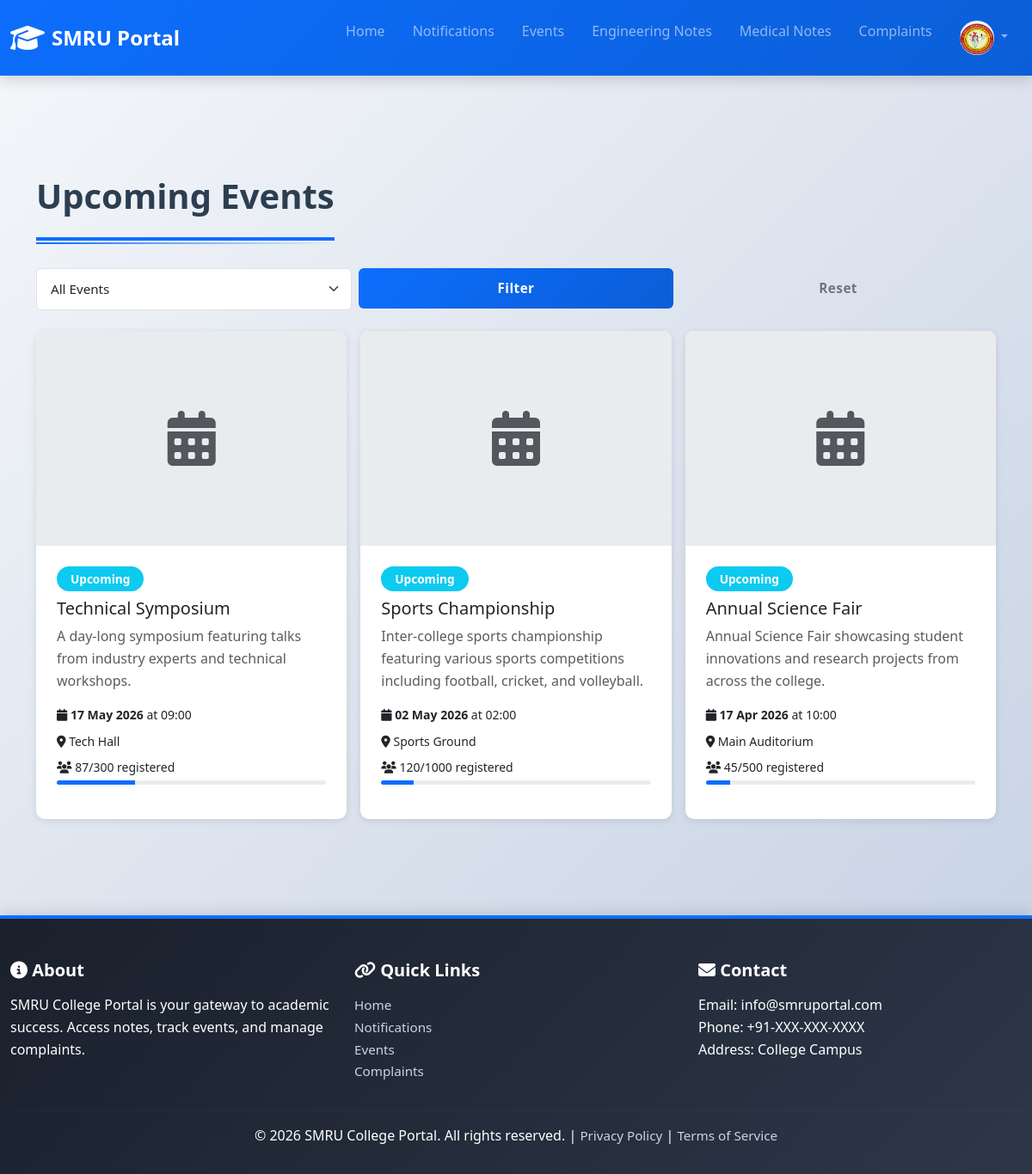
Screenshot of /events/ (signed in) with the database file from the repository.
### smru/models.py (models this page shows, shortened)
class StudentProfile(models.Model):
    user = models.OneToOneField(User, on_delete=models.CASCADE, related_name='student_profile')
    roll_number = models.CharField(max_length=50, unique=True)
    college = models.ForeignKey(College, on_delete=models.SET_NULL, null=True)
    branch = models.ForeignKey(Branch, on_delete=models.SET_NULL, null=True)
    year = models.ForeignKey(Year, on_delete=models.SET_NULL, null=True)
    phone = models.CharField(max_length=15, blank=True)
    profile_picture = models.ImageField(upload_to='student_profiles/', blank=True, null=True)
    bio = models.TextField(blank=True)
    can_view_all_complaints = models.BooleanField(default=False, help_text="Allow this user to view all complaints")
    can_manage_events = models.BooleanField(default=False, help_text="Allow this user to manage events")
    can_manage_notifications = models.BooleanField(default=False, help_text="Allow this user to manage notifications")
    created_at = models.DateTimeField(auto_now_add=True)
    updated_at = models.DateTimeField(auto_now=True)
    class Meta:
        verbose_name_plural = 'Student Profiles'

class Event(models.Model):
    STATUS_CHOICES = (
        ('upcoming', 'Upcoming'),
        ('ongoing', 'Ongoing'),
        ('completed', 'Completed'),
        ('cancelled', 'Cancelled'),
    )
    name = models.CharField(max_length=200)
    description = models.TextField()
    date = models.DateField()
    time = models.TimeField(blank=True, null=True)
    location = models.CharField(max_length=200)
    image = models.ImageField(upload_to='events/', blank=True, null=True)
    registration_link = models.URLField(blank=True, null=True)
    status = models.CharField(max_length=20, choices=STATUS_CHOICES, default='upcoming')
    capacity = models.IntegerField(blank=True, null=True)  # max participants
    registered_count = models.IntegerField(default=0)
    created_at = models.DateTimeField(auto_now_add=True)
    updated_at = models.DateTimeField(auto_now=True)
    class Meta:
        ordering = ['date']
        verbose_name_plural = 'Events'
        indexes = [
            models.Index(fields=['date']),
            models.Index(fields=['status']),
        ]

### smru/views.py (the view)
# urls.py: path('events/', views.events_view, name='events'),
def events_view(request):
    try:
        events = Event.objects.all().order_by('-date')
        status = request.GET.get('status')
        if status:
            events = events.filter(status=status)
        paginator = Paginator(events, 10)
        page_number = request.GET.get('page', 1)
        page_obj = paginator.get_page(page_number)
        return render(request, 'smru/events.html', {
            'events': page_obj,
            'paginator': paginator,
            'page_obj': page_obj,
            'current_status': status,
        })
    except Exception as e:
        logger.error(f"Error in events view: {str(e)}")
        return render(request, 'smru/events.html', {'error': 'Could not load events'})

### smru/templates/smru/events.html (shortened to what this page needs)
{% extends 'smru/base.html' %}
{% block content %}
<div class="container py-5">
    <h2 class="section-title">Upcoming Events</h2>
    <div class="row mb-4">
        <div class="col-12">
            <form method="get" class="row g-2">
                <div class="col-md-4">
                    <select name="status" class="form-select">
                        <option value="">All Events</option>
                    </select>
                </div>
                <div class="col-md-4">
                    <button type="submit" class="btn btn-primary w-100">Filter</button>
                </div>
                <div class="col-md-4">
                    <a href="{% url 'smru:events' %}" class="btn btn-outline-secondary w-100">Reset</a>
                </div>
            </form>
        </div>
    </div>
    {% if events %}
    <div class="row g-3">
        {% for event in events %}
        <div class="col-md-6 col-lg-4">
            <div class="card h-100">
                {% if event.image %}
                <img src="{{ event.image.url }}" class="card-img-top" alt="{{ event.name }}" style="height: 250px; object-fit: cover;">
                {% else %}
                <div style="height: 250px; background-color: #e9ecef; display: flex; align-items: center; justify-content: center;">
                    <i class="fas fa-calendar-alt fa-4x text-muted"></i>
                </div>
                {% endif %}
                <div class="card-body">
                    <div class="mb-2">
                        {% if event.status == 'upcoming' %}
                        <span class="badge bg-info">{{ event.get_status_display }}</span>
                        {% elif event.status == 'ongoing' %}
                        <span class="badge bg-primary">{{ event.get_status_display }}</span>
                        {% elif event.status == 'completed' %}
                        <span class="badge bg-success">{{ event.get_status_display }}</span>
                        {% elif event.status == 'cancelled' %}
                        <span class="badge bg-danger">{{ event.get_status_display }}</span>
                        {% else %}
                        <span class="badge bg-secondary">{{ event.get_status_display }}</span>
                        {% endif %}
                    </div>
                    <h5 class="card-title">{{ event.name }}</h5>
                    <p class="card-text text-muted">{{ event.description|truncatewords:15 }}</p>
                    <div class="event-details mb-3">
                        <small class="d-block mb-2">
                            <i class="fas fa-calendar"></i>
                            <strong>{{ event.date|date:"d M Y" }}</strong>
                            {% if event.time %}
                            at {{ event.time|time:"H:i" }}
                            {% endif %}
                        </small>
                        <small class="d-block mb-2">
                            <i class="fas fa-map-marker-alt"></i> {{ event.location }}
                        </small>
                        {% if event.capacity %}
                        <small class="d-block">
                            <i class="fas fa-users"></i>
                            {{ event.registered_count }}/{{ event.capacity }} registered
                            <div class="progress mt-1" style="height: 5px;">
                                <div class="progress-bar" style="width: {% widthratio event.registered_count event.capacity 100 %}%"></div>
                            </div>
                        </small>
                        {% endif %}
                    </div>
                </div>
            </div>
        </div>
        {% endfor %}
    </div>
    {% else %}
    <div class="alert alert-info text-center py-5">
        <i class="fas fa-calendar-times fa-3x mb-3"></i>
        <p class="lead">No events found for the selected filter.</p>
        <a href="{% url 'smru:events' %}" class="btn btn-primary mt-3">View All Events</a>
    </div>
    {% endif %}
</div>
{% endblock %}

### smru/templates/smru/base.html (shortened to what this page needs)
<!DOCTYPE html>
<html lang="en">
<head>
    <link href="https://cdn.jsdelivr.net/npm/bootstrap@5.3.2/dist/css/bootstrap.min.css" rel="stylesheet">
    <link href="https://cdnjs.cloudflare.com/ajax/libs/font-awesome/6.4.0/css/all.min.css" rel="stylesheet">
</head>
<body>
    {% if user.is_authenticated %}
    <nav class="navbar navbar-expand-lg navbar-dark sticky-top">
        <div class="container-fluid">
            <a class="navbar-brand" href="{% url 'smru:home' %}">
                <i class="fas fa-graduation-cap"></i>
                SMRU Portal
            </a>
            <div class="collapse navbar-collapse" id="navbarNav">
                <ul class="navbar-nav ms-auto">
                    <li class="nav-item"><a class="nav-link" href="{% url 'smru:home' %}">Home</a></li>
                    <li class="nav-item"><a class="nav-link" href="{% url 'smru:notifications' %}">Notifications</a></li>
                    <li class="nav-item"><a class="nav-link" href="{% url 'smru:events' %}">Events</a></li>
                    <li class="nav-item"><a class="nav-link" href="{% url 'smru:engineering' %}">Engineering Notes</a></li>
                    <li class="nav-item"><a class="nav-link" href="{% url 'smru:medical' %}">Medical Notes</a></li>
                    <li class="nav-item"><a class="nav-link" href="{% url 'smru:complaints' %}">Complaints</a></li>
                    <li class="nav-item dropdown">
                        <a class="nav-link dropdown-toggle" href="#" id="userDropdown" role="button" data-bs-toggle="dropdown">
                            {% if user.student_profile.profile_picture %}
                            <img src="{{ user.student_profile.profile_picture.url }}" alt="Profile" class="user-avatar">
                            {% else %}
                            <div class="user-avatar">{{ user.first_name|first|upper }}</div>
                            {% endif %}
                        </a>
                    </li>
                </ul>
            </div>
        </div>
    </nav>
    {% endif %}
    <main class="container-fluid">
        {% block content %}{% endblock %}
    </main>
    <footer>
        <div class="container-fluid">
            <div class="row">
                <div class="col-md-4">
                    <h5><i class="fas fa-info-circle"></i> About</h5>
                    <p>SMRU College Portal is your gateway to academic success. Access notes, track events, and manage complaints.</p>
                </div>
                <div class="col-md-4">
                    <h5><i class="fas fa-link"></i> Quick Links</h5>
                    <ul class="list-unstyled">
                        <li><a href="{% url 'smru:home' %}">Home</a></li>
                        <li><a href="{% url 'smru:notifications' %}">Notifications</a></li>
                        <li><a href="{% url 'smru:events' %}">Events</a></li>
                        <li><a href="{% url 'smru:complaints' %}">Complaints</a></li>
                    </ul>
                </div>
                <div class="col-md-4">
                    <h5><i class="fas fa-envelope"></i> Contact</h5>
                    <p>
                        Email: info@smruportal.com<br>
                        Phone: +91-XXX-XXX-XXXX<br>
                        Address: College Campus
                    </p>
                </div>
            </div>
            <hr style="border-color: rgba(255,255,255,0.1);">
            <div class="text-center">
                <p>&copy; 2026 SMRU College Portal. All rights reserved. |
                <a href="#">Privacy Policy</a> |
                <a href="#">Terms of Service</a></p>
            </div>
        </div>
    </footer>
</body>
</html>

### smru/templates/smru/base.html (style rules this page uses)
:root { --primary-color: #0d6efd; --primary-dark: #0b5ed7; --secondary-color: #6c757d; --success-color: #198754; --danger-color: #dc3545; --warning-color: #ffc107; --info-color: #0dcaf0; --light-bg: #f8f9fa; --white: #ffffff; --text-dark: #2c3e50; --text-light: #6c757d; --shadow-sm: 0 2px 8px rgba(0,0,0,0.1); --shadow-md: 0 5px 15px rgba(0,0,0,0.15); --shadow-lg: 0 10px 30px rgba(0,0,0,0.2); --border-radius: 10px; --transition: all 0.3s cubic-bezier(0.4, 0, 0.2, 1); }
* { margin: 0; padding: 0; box-sizing: border-box; }
html { scroll-behavior: smooth; }
body { font-family: 'Segoe UI', 'Roboto', 'Helvetica Neue', sans-serif; background: linear-gradient(135deg, #f5f7fa 0%, #c3cfe2 100%); min-height: 100vh; display: flex; flex-direction: column; color: var(--text-dark); line-height: 1.6; }
main { flex: 1; margin-top: 20px; }
.navbar { background: linear-gradient(135deg, #0d6efd 0%, #0b5ed7 100%); box-shadow: var(--shadow-md); padding: 1rem 0; position: sticky; top: 0; z-index: 1000; backdrop-filter: blur(10px); }
.navbar-brand { font-weight: 700; font-size: 1.5rem; color: white !important; display: flex; align-items: center; gap: 0.5rem; }
.navbar-brand i { font-size: 2rem; }
.nav-link { transition: all 0.3s ease; margin: 0 0.5rem; }
.card { border: none; border-radius: var(--border-radius); box-shadow: var(--shadow-sm); transition: var(--transition); height: 100%; overflow: hidden; background: var(--white); }
.card-body { padding: 1.5rem; }
.btn { border-radius: 6px; padding: 0.75rem 2rem; font-weight: 600; transition: var(--transition); border: none; font-size: 0.95rem; letter-spacing: 0.5px; }
.btn-primary { background: linear-gradient(135deg, var(--primary-color) 0%, var(--primary-dark) 100%); border-color: var(--primary-dark); color: white; }
.form-control, .form-select { border-radius: 6px; border: 1.5px solid #dee2e6; transition: var(--transition); padding: 0.75rem 1rem; font-size: 0.95rem; }
.section-title { font-size: 2.5rem; font-weight: 800; color: var(--text-dark); margin: 3rem 0 2rem 0; padding-bottom: 1.5rem; border-bottom: 4px solid var(--primary-color); position: relative; display: inline-block; }
.section-title::after { content: ''; position: absolute; bottom: -8px; left: 0; width: 100%; height: 2px; background: linear-gradient(90deg, var(--primary-color) 0%, transparent 100%); }
footer { background: linear-gradient(135deg, #1a202c 0%, #2d3748 100%); color: white; padding: 3rem 0 1rem 0; margin-top: 4rem; border-top: 4px solid var(--primary-color); box-shadow: 0 -5px 15px rgba(0,0,0,0.1); }
footer h5 { font-weight: 700; margin-bottom: 1rem; color: white; }
footer a { color: #cbd5e0; text-decoration: none; transition: var(--transition); font-size: 0.95rem; }
.user-avatar { width: 40px; height: 40px; border-radius: 50%; object-fit: cover; transition: var(--transition); }
.badge { padding: 0.5rem 1rem; border-radius: 20px; font-size: 0.85rem; font-weight: 600; transition: var(--transition); }

### rows the page displays
Event: status "Upcoming", name "Technical Symposium", description "A day-long symposium featuring talks from industry experts and technical workshops.", date "17 May 2026", time "09:00", location "Tech Hall", registered_count "87", capacity "300"
Event: status "Upcoming", name "Sports Championship", description "Inter-college sports championship featuring various sports competitions including football, cricket, and volleyball.", date "02 May 2026", time "02:00", location "Sports Ground", registered_count "120", capacity "1000"
Event: status "Upcoming", name "Annual Science Fair", description "Annual Science Fair showcasing student innovations and research projects from across the college.", date "17 Apr 2026", time "10:00", location "Main Auditorium", registered_count "45", capacity "500"
